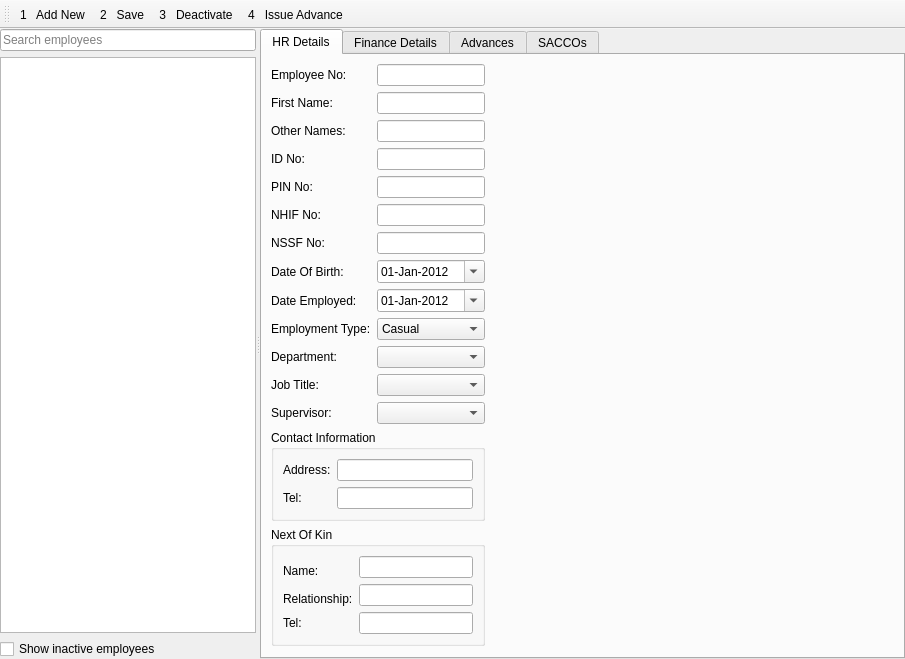
<?xml version="1.0" encoding="UTF-8"?>
<ui version="4.0">
 <class>Employees</class>
 <widget class="QMainWindow" name="Employees">
  <property name="geometry">
   <rect>
    <x>0</x>
    <y>0</y>
    <width>905</width>
    <height>621</height>
   </rect>
  </property>
  <property name="windowTitle">
   <string>Employees</string>
  </property>
  <property name="windowIcon">
   <iconset resource="rc.qrc">
    <normaloff>:/images/Users.png</normaloff>:/images/Users.png</iconset>
  </property>
  <widget class="QWidget" name="centralwidget">
   <layout class="QGridLayout" name="gridLayout_4">
    <property name="margin">
     <number>0</number>
    </property>
    <item row="0" column="0">
     <widget class="QSplitter" name="splitter">
      <property name="orientation">
       <enum>Qt::Horizontal</enum>
      </property>
      <widget class="QWidget" name="layoutWidget">
       <layout class="QVBoxLayout" name="verticalLayout">
        <item>
         <widget class="QLineEdit" name="lineEdit">
          <property name="placeholderText">
           <string>Search employees</string>
          </property>
         </widget>
        </item>
        <item>
         <widget class="QTreeView" name="treeView">
          <property name="alternatingRowColors">
           <bool>true</bool>
          </property>
          <property name="sortingEnabled">
           <bool>true</bool>
          </property>
         </widget>
        </item>
        <item>
         <widget class="QCheckBox" name="ShowInactive">
          <property name="text">
           <string>Show inactive employees</string>
          </property>
         </widget>
        </item>
       </layout>
      </widget>
      <widget class="QWidget" name="widget" native="true">
       <property name="sizePolicy">
        <sizepolicy hsizetype="Preferred" vsizetype="Preferred">
         <horstretch>2</horstretch>
         <verstretch>0</verstretch>
        </sizepolicy>
       </property>
       <layout class="QVBoxLayout" name="verticalLayout_2">
        <item>
         <widget class="QTabWidget" name="tabWidget">
          <property name="currentIndex">
           <number>0</number>
          </property>
          <widget class="QWidget" name="HrTab">
           <attribute name="title">
            <string>HR Details</string>
           </attribute>
           <layout class="QGridLayout" name="gridLayout_3">
            <item row="0" column="0">
             <widget class="QLabel" name="label">
              <property name="text">
               <string>Employee No:</string>
              </property>
             </widget>
            </item>
            <item row="0" column="1" colspan="2">
             <widget class="QLineEdit" name="EmployeeNo"/>
            </item>
            <item row="1" column="0">
             <widget class="QLabel" name="label_2">
              <property name="text">
               <string>First Name:</string>
              </property>
             </widget>
            </item>
            <item row="1" column="1" colspan="2">
             <widget class="QLineEdit" name="FirstName"/>
            </item>
            <item row="3" column="0">
             <widget class="QLabel" name="label_4">
              <property name="text">
               <string>ID No:</string>
              </property>
             </widget>
            </item>
            <item row="3" column="1" colspan="2">
             <widget class="QLineEdit" name="IDNo"/>
            </item>
            <item row="7" column="0">
             <widget class="QLabel" name="label_10">
              <property name="text">
               <string>Date Of Birth:</string>
              </property>
             </widget>
            </item>
            <item row="7" column="1" colspan="2">
             <widget class="QDateEdit" name="DateOfBirth">
              <property name="date">
               <date>
                <year>2012</year>
                <month>1</month>
                <day>1</day>
               </date>
              </property>
              <property name="displayFormat">
               <string>dd-MMM-yyyy</string>
              </property>
              <property name="calendarPopup">
               <bool>true</bool>
              </property>
             </widget>
            </item>
            <item row="10" column="0">
             <widget class="QLabel" name="label_12">
              <property name="text">
               <string>Department:</string>
              </property>
             </widget>
            </item>
            <item row="10" column="1" colspan="2">
             <widget class="QComboBox" name="Department"/>
            </item>
            <item row="13" column="0" colspan="3">
             <widget class="QGroupBox" name="groupBox">
              <property name="title">
               <string>Contact Information</string>
              </property>
              <layout class="QGridLayout" name="gridLayout_2">
               <item row="0" column="0">
                <widget class="QLabel" name="label_15">
                 <property name="text">
                  <string>Address:</string>
                 </property>
                </widget>
               </item>
               <item row="1" column="0">
                <widget class="QLabel" name="label_16">
                 <property name="text">
                  <string>Tel:</string>
                 </property>
                </widget>
               </item>
               <item row="1" column="1">
                <widget class="QLineEdit" name="Tel"/>
               </item>
               <item row="0" column="1">
                <widget class="QLineEdit" name="Address"/>
               </item>
              </layout>
             </widget>
            </item>
            <item row="13" column="10">
             <spacer name="horizontalSpacer">
              <property name="orientation">
               <enum>Qt::Horizontal</enum>
              </property>
              <property name="sizeHint" stdset="0">
               <size>
                <width>2</width>
                <height>20</height>
               </size>
              </property>
             </spacer>
            </item>
            <item row="15" column="1">
             <spacer name="verticalSpacer">
              <property name="orientation">
               <enum>Qt::Vertical</enum>
              </property>
              <property name="sizeHint" stdset="0">
               <size>
                <width>22</width>
                <height>172</height>
               </size>
              </property>
             </spacer>
            </item>
            <item row="14" column="0" colspan="3">
             <widget class="QGroupBox" name="groupBox_2">
              <property name="title">
               <string>Next Of Kin</string>
              </property>
              <layout class="QGridLayout" name="gridLayout">
               <item row="0" column="0" rowspan="2">
                <widget class="QLabel" name="label_17">
                 <property name="text">
                  <string>Name:</string>
                 </property>
                </widget>
               </item>
               <item row="0" column="1">
                <widget class="QLineEdit" name="Name"/>
               </item>
               <item row="1" column="1" rowspan="2">
                <widget class="QLineEdit" name="Relationship"/>
               </item>
               <item row="2" column="0">
                <widget class="QLabel" name="label_18">
                 <property name="text">
                  <string>Relationship:</string>
                 </property>
                </widget>
               </item>
               <item row="3" column="0">
                <widget class="QLabel" name="label_19">
                 <property name="text">
                  <string>Tel:</string>
                 </property>
                </widget>
               </item>
               <item row="3" column="1">
                <widget class="QLineEdit" name="Tel_2"/>
               </item>
              </layout>
             </widget>
            </item>
            <item row="11" column="0">
             <widget class="QLabel" name="label_13">
              <property name="text">
               <string>Job Title:</string>
              </property>
             </widget>
            </item>
            <item row="11" column="1" colspan="2">
             <widget class="QComboBox" name="JobTitle"/>
            </item>
            <item row="12" column="0">
             <widget class="QLabel" name="label_14">
              <property name="text">
               <string>Supervisor:</string>
              </property>
             </widget>
            </item>
            <item row="12" column="1" colspan="2">
             <widget class="QComboBox" name="Supervisor"/>
            </item>
            <item row="2" column="0">
             <widget class="QLabel" name="label_3">
              <property name="text">
               <string>Other Names:</string>
              </property>
             </widget>
            </item>
            <item row="2" column="1" colspan="2">
             <widget class="QLineEdit" name="OtherNames"/>
            </item>
            <item row="4" column="0">
             <widget class="QLabel" name="label_7">
              <property name="text">
               <string>PIN No:</string>
              </property>
             </widget>
            </item>
            <item row="4" column="1" colspan="2">
             <widget class="QLineEdit" name="PINNo"/>
            </item>
            <item row="5" column="0">
             <widget class="QLabel" name="label_9">
              <property name="text">
               <string>NHIF No:</string>
              </property>
             </widget>
            </item>
            <item row="5" column="1" colspan="2">
             <widget class="QLineEdit" name="NHIFNo"/>
            </item>
            <item row="6" column="0">
             <widget class="QLabel" name="label_8">
              <property name="text">
               <string>NSSF No:</string>
              </property>
             </widget>
            </item>
            <item row="6" column="1" colspan="2">
             <widget class="QLineEdit" name="NSSFNo"/>
            </item>
            <item row="8" column="0">
             <widget class="QLabel" name="label_11">
              <property name="text">
               <string>Date Employed:</string>
              </property>
             </widget>
            </item>
            <item row="8" column="1" colspan="2">
             <widget class="QDateEdit" name="DateEmployed">
              <property name="date">
               <date>
                <year>2012</year>
                <month>1</month>
                <day>1</day>
               </date>
              </property>
              <property name="displayFormat">
               <string>dd-MMM-yyyy</string>
              </property>
              <property name="calendarPopup">
               <bool>true</bool>
              </property>
             </widget>
            </item>
            <item row="9" column="0">
             <widget class="QLabel" name="label_29">
              <property name="text">
               <string>Employment Type:</string>
              </property>
             </widget>
            </item>
            <item row="9" column="1" colspan="2">
             <widget class="QComboBox" name="comboBox">
              <property name="editable">
               <bool>false</bool>
              </property>
              <item>
               <property name="text">
                <string>Casual</string>
               </property>
              </item>
              <item>
               <property name="text">
                <string>Contract</string>
               </property>
              </item>
              <item>
               <property name="text">
                <string>Permanent</string>
               </property>
              </item>
             </widget>
            </item>
           </layout>
          </widget>
          <widget class="QWidget" name="FinanceTab">
           <attribute name="title">
            <string>Finance Details</string>
           </attribute>
           <layout class="QGridLayout" name="gridLayout_5">
            <item row="0" column="0">
             <widget class="QLabel" name="label_5">
              <property name="text">
               <string>Basic Pay:</string>
              </property>
             </widget>
            </item>
            <item row="0" column="1">
             <widget class="QLineEdit" name="BasicPay"/>
            </item>
            <item row="0" column="2">
             <widget class="QLabel" name="label_6">
              <property name="text">
               <string>House Allowance:</string>
              </property>
             </widget>
            </item>
            <item row="0" column="3">
             <widget class="QLineEdit" name="HouseAllowance"/>
            </item>
            <item row="1" column="0">
             <widget class="QLabel" name="label_20">
              <property name="text">
               <string>Payment Method:</string>
              </property>
             </widget>
            </item>
            <item row="1" column="1" colspan="2">
             <widget class="QComboBox" name="PaymentMethod">
              <property name="editable">
               <bool>true</bool>
              </property>
              <item>
               <property name="text">
                <string>Cash</string>
               </property>
              </item>
              <item>
               <property name="text">
                <string>Cheque</string>
               </property>
              </item>
              <item>
               <property name="text">
                <string>Direct Transfer</string>
               </property>
              </item>
             </widget>
            </item>
            <item row="2" column="0">
             <widget class="QLabel" name="label_21">
              <property name="text">
               <string>Bank Name:</string>
              </property>
             </widget>
            </item>
            <item row="2" column="1">
             <widget class="QLineEdit" name="BankName"/>
            </item>
            <item row="2" column="2">
             <widget class="QLabel" name="label_22">
              <property name="text">
               <string>Branch:</string>
              </property>
             </widget>
            </item>
            <item row="2" column="3">
             <widget class="QLineEdit" name="BankBranch"/>
            </item>
            <item row="2" column="4">
             <spacer name="horizontalSpacer_2">
              <property name="orientation">
               <enum>Qt::Horizontal</enum>
              </property>
              <property name="sizeHint" stdset="0">
               <size>
                <width>159</width>
                <height>20</height>
               </size>
              </property>
             </spacer>
            </item>
            <item row="3" column="0">
             <widget class="QLabel" name="label_23">
              <property name="text">
               <string>Account Name:</string>
              </property>
             </widget>
            </item>
            <item row="3" column="1">
             <widget class="QLineEdit" name="AccountName"/>
            </item>
            <item row="3" column="2">
             <widget class="QLabel" name="label_24">
              <property name="text">
               <string>Account No:</string>
              </property>
             </widget>
            </item>
            <item row="3" column="3">
             <widget class="QLineEdit" name="AccountNo"/>
            </item>
            <item row="4" column="3">
             <spacer name="verticalSpacer_2">
              <property name="orientation">
               <enum>Qt::Vertical</enum>
              </property>
              <property name="sizeHint" stdset="0">
               <size>
                <width>20</width>
                <height>304</height>
               </size>
              </property>
             </spacer>
            </item>
           </layout>
          </widget>
          <widget class="QWidget" name="tab_3">
           <attribute name="title">
            <string>Advances</string>
           </attribute>
           <layout class="QVBoxLayout" name="verticalLayout_3">
            <item>
             <widget class="QTreeView" name="AdvancesTree">
              <property name="alternatingRowColors">
               <bool>true</bool>
              </property>
             </widget>
            </item>
            <item>
             <layout class="QHBoxLayout" name="horizontalLayout">
              <item>
               <widget class="QToolButton" name="AddAdvance">
                <property name="text">
                 <string>...</string>
                </property>
                <property name="icon">
                 <iconset resource="rc.qrc">
                  <normaloff>:/images/Icon_193.ico</normaloff>:/images/Icon_193.ico</iconset>
                </property>
               </widget>
              </item>
              <item>
               <widget class="QToolButton" name="DeleteAdvance">
                <property name="text">
                 <string>...</string>
                </property>
                <property name="icon">
                 <iconset resource="rc.qrc">
                  <normaloff>:/images/Icon_194.ico</normaloff>:/images/Icon_194.ico</iconset>
                </property>
               </widget>
              </item>
              <item>
               <spacer name="horizontalSpacer_3">
                <property name="orientation">
                 <enum>Qt::Horizontal</enum>
                </property>
                <property name="sizeHint" stdset="0">
                 <size>
                  <width>40</width>
                  <height>20</height>
                 </size>
                </property>
               </spacer>
              </item>
             </layout>
            </item>
           </layout>
          </widget>
          <widget class="QWidget" name="tab_4">
           <attribute name="title">
            <string>SACCOs</string>
           </attribute>
           <layout class="QVBoxLayout" name="verticalLayout_4">
            <item>
             <widget class="QLabel" name="label_25">
              <property name="text">
               <string>SACCOs where this employee is a member:</string>
              </property>
             </widget>
            </item>
            <item>
             <widget class="QTreeView" name="SaccoTree"/>
            </item>
            <item>
             <layout class="QHBoxLayout" name="horizontalLayout_2">
              <item>
               <widget class="QPushButton" name="NewSacco">
                <property name="text">
                 <string>Join New SACCO</string>
                </property>
               </widget>
              </item>
              <item>
               <widget class="QPushButton" name="SaveSacco">
                <property name="text">
                 <string>Save Changes</string>
                </property>
               </widget>
              </item>
              <item>
               <widget class="QPushButton" name="RemoveSacco">
                <property name="text">
                 <string>Remove Sacco</string>
                </property>
               </widget>
              </item>
              <item>
               <spacer name="horizontalSpacer_4">
                <property name="orientation">
                 <enum>Qt::Horizontal</enum>
                </property>
                <property name="sizeHint" stdset="0">
                 <size>
                  <width>40</width>
                  <height>20</height>
                 </size>
                </property>
               </spacer>
              </item>
             </layout>
            </item>
            <item>
             <widget class="QGroupBox" name="groupBox_3">
              <property name="title">
               <string>Details</string>
              </property>
              <layout class="QGridLayout" name="gridLayout_6">
               <item row="1" column="0">
                <widget class="QLabel" name="label_26">
                 <property name="text">
                  <string>Date Joined:</string>
                 </property>
                </widget>
               </item>
               <item row="1" column="1">
                <widget class="QDateEdit" name="SaccoDateJoined">
                 <property name="displayFormat">
                  <string>dd-MMM-yyyy</string>
                 </property>
                 <property name="calendarPopup">
                  <bool>true</bool>
                 </property>
                </widget>
               </item>
               <item row="1" column="4">
                <spacer name="horizontalSpacer_5">
                 <property name="orientation">
                  <enum>Qt::Horizontal</enum>
                 </property>
                 <property name="sizeHint" stdset="0">
                  <size>
                   <width>40</width>
                   <height>20</height>
                  </size>
                 </property>
                </spacer>
               </item>
               <item row="0" column="0">
                <widget class="QLabel" name="label_28">
                 <property name="text">
                  <string>Sacco:</string>
                 </property>
                </widget>
               </item>
               <item row="0" column="1" colspan="3">
                <widget class="QComboBox" name="SaccoList"/>
               </item>
               <item row="1" column="2">
                <widget class="QLabel" name="label_27">
                 <property name="text">
                  <string>Monthly Contribution:</string>
                 </property>
                </widget>
               </item>
               <item row="1" column="3">
                <widget class="QDoubleSpinBox" name="SaccoMonthlyContribution">
                 <property name="maximum">
                  <double>99990000.000000000000000</double>
                 </property>
                </widget>
               </item>
              </layout>
             </widget>
            </item>
           </layout>
          </widget>
         </widget>
        </item>
       </layout>
      </widget>
     </widget>
    </item>
   </layout>
  </widget>
  <widget class="QToolBar" name="toolBar">
   <property name="font">
    <font>
     <pointsize>9</pointsize>
    </font>
   </property>
   <property name="windowTitle">
    <string>toolBar</string>
   </property>
   <attribute name="toolBarArea">
    <enum>TopToolBarArea</enum>
   </attribute>
   <attribute name="toolBarBreak">
    <bool>false</bool>
   </attribute>
   <addaction name="actionAdd_New"/>
   <addaction name="actionSave"/>
   <addaction name="actionDeactivate"/>
   <addaction name="actionIssue_Advance"/>
  </widget>
  <action name="actionAdd_New">
   <property name="text">
    <string>1   Add New</string>
   </property>
   <property name="shortcut">
    <string>Alt+1</string>
   </property>
  </action>
  <action name="actionSave">
   <property name="text">
    <string>2   Save</string>
   </property>
   <property name="shortcut">
    <string>Alt+2</string>
   </property>
  </action>
  <action name="actionDeactivate">
   <property name="text">
    <string>3   Deactivate</string>
   </property>
   <property name="shortcut">
    <string>Alt+3</string>
   </property>
  </action>
  <action name="actionIssue_Advance">
   <property name="text">
    <string>4   Issue Advance</string>
   </property>
   <property name="shortcut">
    <string>Alt+4</string>
   </property>
  </action>
 </widget>
 <tabstops>
  <tabstop>lineEdit</tabstop>
  <tabstop>treeView</tabstop>
  <tabstop>tabWidget</tabstop>
  <tabstop>EmployeeNo</tabstop>
  <tabstop>FirstName</tabstop>
  <tabstop>OtherNames</tabstop>
  <tabstop>IDNo</tabstop>
  <tabstop>PINNo</tabstop>
  <tabstop>NHIFNo</tabstop>
  <tabstop>NSSFNo</tabstop>
  <tabstop>DateOfBirth</tabstop>
  <tabstop>DateEmployed</tabstop>
  <tabstop>comboBox</tabstop>
  <tabstop>Department</tabstop>
  <tabstop>JobTitle</tabstop>
  <tabstop>Supervisor</tabstop>
  <tabstop>Address</tabstop>
  <tabstop>Tel</tabstop>
  <tabstop>Name</tabstop>
  <tabstop>Relationship</tabstop>
  <tabstop>Tel_2</tabstop>
  <tabstop>BasicPay</tabstop>
  <tabstop>HouseAllowance</tabstop>
  <tabstop>PaymentMethod</tabstop>
  <tabstop>BankName</tabstop>
  <tabstop>BankBranch</tabstop>
  <tabstop>AccountName</tabstop>
  <tabstop>AccountNo</tabstop>
  <tabstop>AdvancesTree</tabstop>
  <tabstop>AddAdvance</tabstop>
  <tabstop>DeleteAdvance</tabstop>
  <tabstop>SaccoTree</tabstop>
  <tabstop>NewSacco</tabstop>
  <tabstop>SaveSacco</tabstop>
  <tabstop>RemoveSacco</tabstop>
  <tabstop>SaccoList</tabstop>
  <tabstop>SaccoDateJoined</tabstop>
  <tabstop>SaccoMonthlyContribution</tabstop>
 </tabstops>
 <resources>
  <include location="rc.qrc"/>
 </resources>
 <connections/>
</ui>
